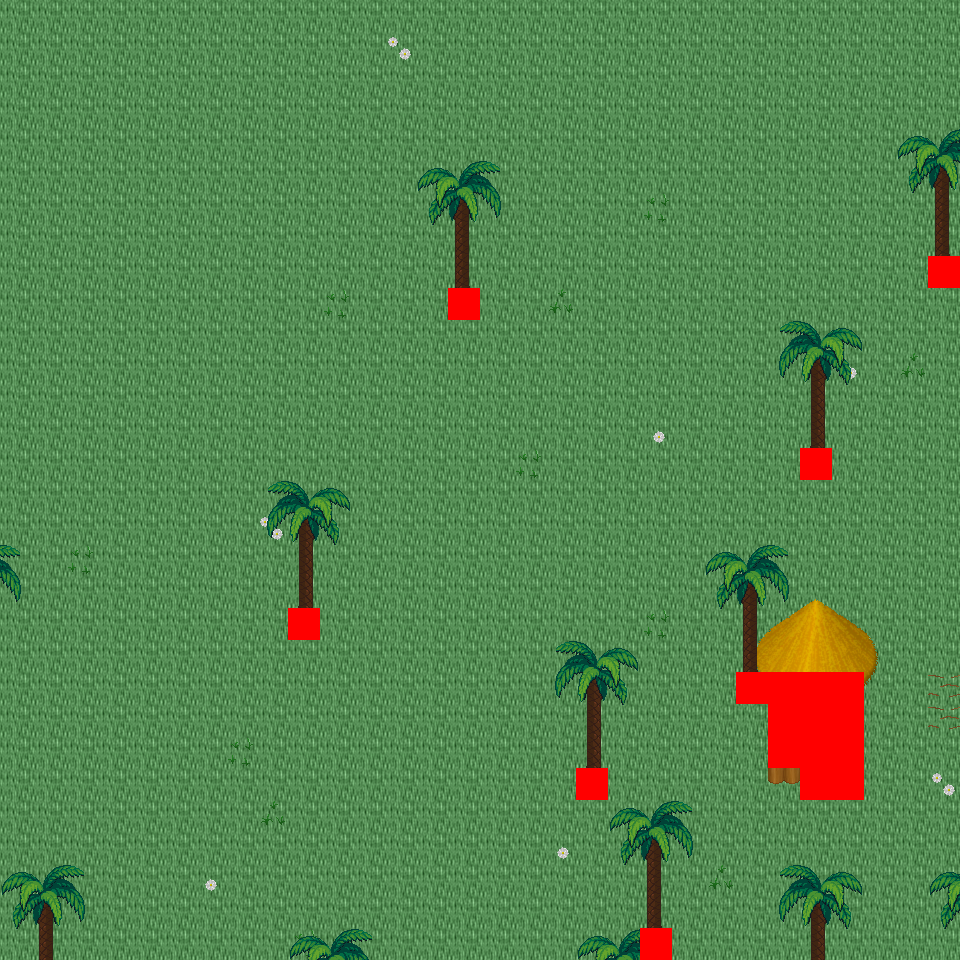

This is a level from a 2D game, rendered from its Tiled map with the project's own tilesets. A one-line summary and the map file follow, with tile-layer data summarised:
An orthogonal 30x30 tile map with 32x32 px tiles, 6 tile layers (Ground, Object, Object2, Above, ...), 27 tilesets and 6 objects (6x mapExit).

<map version="1.0" orientation="orthogonal" renderorder="right-down" width="30" height="30" tilewidth="32" tileheight="32" nextobjectid="7">
  <tileset firstgid="1" name="tileset_logic_collision" tilewidth="32" tileheight="32" tilecount="1" columns="1">
    <image source="../drawable/tileset_logic_collision.png" width="32" height="32" />
  </tileset>
  <tileset firstgid="2" name="tileset_ground_ground" tilewidth="32" tileheight="32" tilecount="33" columns="3">
    <image source="../drawable/tileset_ground_ground.png" width="96" height="352" />
  </tileset>
  <tileset firstgid="35" name="tileset_ground_water_pool" tilewidth="32" tileheight="32" tilecount="72" columns="3">
    <image source="../drawable/tileset_ground_water_pool.png" width="96" height="768" />
  </tileset>
  <tileset firstgid="107" name="tileset_ground_water_pool_corners" tilewidth="32" tileheight="32" tilecount="72" columns="3">
    <image source="../drawable/tileset_ground_water_pool_corners.png" width="96" height="768" />
  </tileset>
  <tileset firstgid="179" name="tileset_ground_grass_edges" tilewidth="32" tileheight="32" tilecount="36" columns="12">
    <image source="../drawable/tileset_ground_grass_edges.png" width="384" height="96" />
  </tileset>
  <tileset firstgid="215" name="tileset_plant_grasses" tilewidth="32" tileheight="32" tilecount="6" columns="3">
    <image source="../drawable/tileset_plant_grasses.png" width="96" height="64" />
  </tileset>
  <tileset firstgid="221" name="tileset_ground_grass_corners" tilewidth="32" tileheight="32" tilecount="24" columns="6">
    <image source="../drawable/tileset_ground_grass_corners.png" width="192" height="128" />
  </tileset>
  <tileset firstgid="245" name="tileset_plant_flower_daisy_white" tilewidth="32" tileheight="32" tilecount="8" columns="2">
    <image source="../drawable/tileset_plant_flower_daisy_white.png" width="64" height="128" />
  </tileset>
  <tileset firstgid="253" name="tileset_item_corpse_huge_animal" tilewidth="32" tileheight="32" tilecount="16" columns="2">
    <image source="../drawable/tileset_item_corpse_huge_animal.png" width="64" height="256" />
  </tileset>
  <tileset firstgid="269" name="tileset_plant_cactus" tilewidth="32" tileheight="32" tilecount="2" columns="1">
    <image source="../drawable/tileset_plant_cactus.png" width="32" height="64" />
  </tileset>
  <tileset firstgid="271" name="tileset_item_corpse_skull_pale" tilewidth="32" tileheight="32" tilecount="2" columns="2">
    <image source="../drawable/tileset_item_corpse_skull_pale.png" width="64" height="32" />
  </tileset>
  <tileset firstgid="273" name="tileset_logic_creature_animal" tilewidth="32" tileheight="32" tilecount="32" columns="8">
    <image source="../drawable/tileset_logic_creature_animal.png" width="256" height="128" />
  </tileset>
  <tileset firstgid="305" name="tileset_logic_creature_golem" tilewidth="32" tileheight="32" tilecount="4" columns="4">
    <image source="../drawable/tileset_logic_creature_golem.png" width="128" height="32" />
  </tileset>
  <tileset firstgid="309" name="tileset_logic_creature_elemental" tilewidth="32" tileheight="32" tilecount="16" columns="8">
    <image source="../drawable/tileset_logic_creature_elemental.png" width="256" height="64" />
  </tileset>
  <tileset firstgid="325" name="tileset_ground_water_pool_deep" tilewidth="32" tileheight="32" tilecount="72" columns="3">
    <image source="../drawable/tileset_ground_water_pool_deep.png" width="96" height="768" />
  </tileset>
  <tileset firstgid="397" name="tileset_plant_tree_palm_trees" tilewidth="32" tileheight="32" tilecount="40" columns="4">
    <image source="../drawable/tileset_plant_tree_palm_trees.png" width="128" height="320" />
  </tileset>
  <tileset firstgid="437" name="tileset_building_roof_straw" tilewidth="32" tileheight="32" tilecount="20" columns="5">
    <image source="../drawable/tileset_building_roof_straw.png" width="160" height="128" />
  </tileset>
  <tileset firstgid="457" name="tileset_item_sign_large" tilewidth="32" tileheight="32" tilecount="15" columns="5">
    <image source="../drawable/tileset_item_sign_large.png" width="160" height="96" />
  </tileset>
  <tileset firstgid="472" name="tileset_item_campfires" tilewidth="32" tileheight="32" tilecount="2" columns="2">
    <image source="../drawable/tileset_item_campfires.png" width="64" height="32" />
  </tileset>
  <tileset firstgid="474" name="tileset_item_firewood" tilewidth="32" tileheight="32" tilecount="12" columns="3">
    <image source="../drawable/tileset_item_firewood.png" width="96" height="128" />
  </tileset>
  <tileset firstgid="486" name="tileset_logic_item_corn" tilewidth="32" tileheight="32" tilecount="5" columns="5">
    <image source="../drawable/tileset_logic_item_corn.png" width="160" height="32" />
  </tileset>
  <tileset firstgid="491" name="tileset_plant_tree_umbrella_thorn" tilewidth="32" tileheight="32" tilecount="18" columns="6">
    <image source="../drawable/tileset_plant_tree_umbrella_thorn.png" width="192" height="96" />
  </tileset>
  <tileset firstgid="509" name="tileset_logic_item_fruits" tilewidth="32" tileheight="32" tilecount="16" columns="8">
    <image source="../drawable/tileset_logic_item_fruits.png" width="256" height="64" />
  </tileset>
  <tileset firstgid="525" name="tileset_ground_sand_2" tilewidth="32" tileheight="32" tilecount="15" columns="5">
    <image source="../drawable/tileset_ground_sand_2.png" width="160" height="96" />
  </tileset>
  <tileset firstgid="540" name="tileset_ground_sand_1" tilewidth="32" tileheight="32" tilecount="10" columns="2">
    <image source="../drawable/tileset_ground_sand_1.png" width="64" height="160" />
  </tileset>
  <tileset firstgid="550" name="tileset_logic_creature_reptile" tilewidth="32" tileheight="32" tilecount="7" columns="7">
    <image source="../drawable/tileset_logic_creature_reptile.png" width="224" height="32" />
  </tileset>
  <tileset firstgid="557" name="tileset_logic_creature_human_cannibal" tilewidth="32" tileheight="32" tilecount="4" columns="4">
    <image source="../drawable/tileset_logic_creature_human_cannibal.png" width="128" height="32" />
  </tileset>
  <layer name="Ground" width="30" height="30">
    <data>[900 cells, 900 non-empty, 1 distinct tile ids]</data>
  </layer>
  <layer name="Object" width="30" height="30">
    <data>[900 cells, 46 non-empty, 12 distinct tile ids]</data>
  </layer>
  <layer name="Object2" width="30" height="30">
    <data>[900 cells, 1 non-empty, 1 distinct tile ids]</data>
  </layer>
  <layer name="Above" width="30" height="30">
    <data>[900 cells, 146 non-empty, 44 distinct tile ids]</data>
  </layer>
  <layer name="Above2" width="30" height="30">
    <data>[900 cells, 3 non-empty, 3 distinct tile ids]</data>
  </layer>
  <layer name="Walkable" width="30" height="30">
    <data>[900 cells, 18 non-empty, 1 distinct tile ids]</data>
  </layer>
  <objectgroup name="MapEvents">
    <object id="1" name="north" type="mapExit" x="0" y="0" width="960" height="32">
      <properties>
        <property name="map" value="level_0_x274_y94" />
        <property name="x" value="0" />
        <property name="y" value="28" />
      </properties>
    </object>
    <object id="2" name="south" type="mapExit" x="0" y="928" width="640" height="32">
      <properties>
        <property name="map" value="level_0_x274_y96" />
        <property name="x" value="0" />
        <property name="y" value="1" />
      </properties>
    </object>
    <object id="3" name="south2" type="mapExit" x="672" y="928" width="288" height="32">
      <properties>
        <property name="map" value="level_0_x274_y96" />
        <property name="x" value="21" />
        <property name="y" value="1" />
      </properties>
    </object>
    </objectgroup>
</map>
<!-- 3 of 6 objects omitted -->
